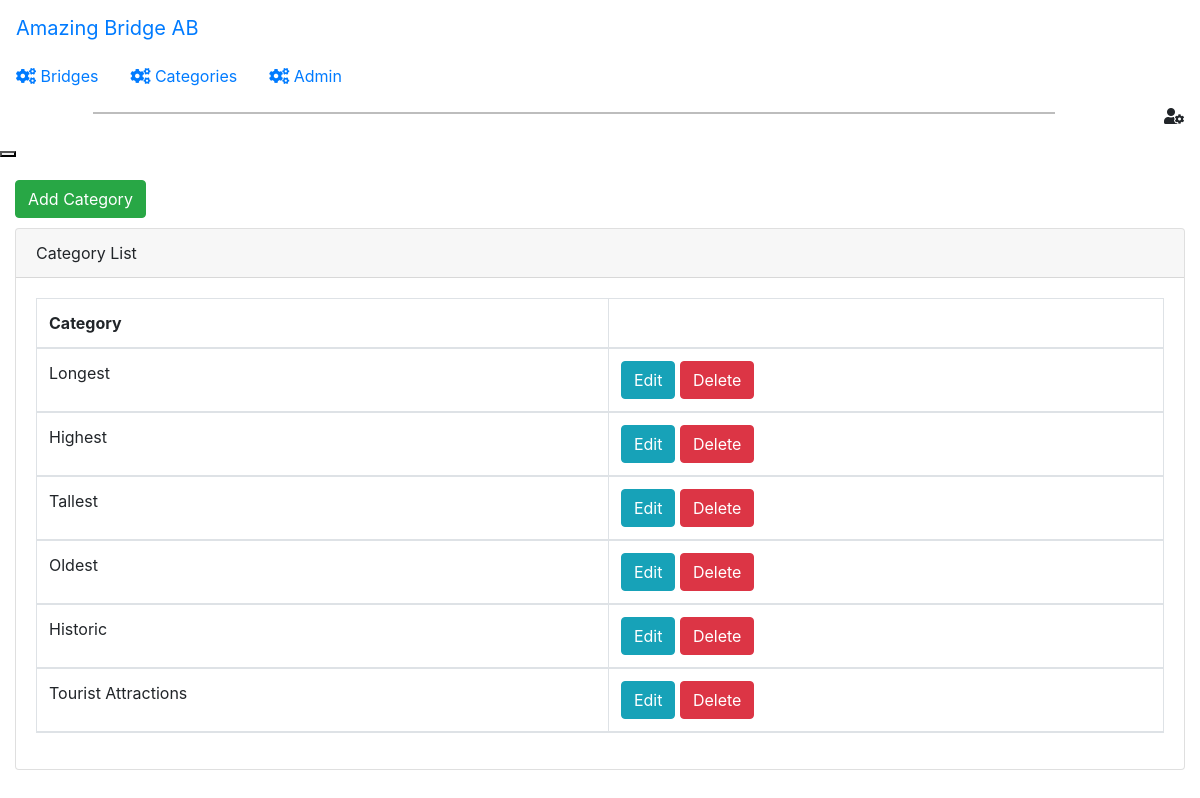
The page /admin_new/indexCategory.php (signed in) on the database its author committed.
### tables this page shows
CREATE TABLE IF NOT EXISTS `categories` (
  `categoryID` int(11) NOT NULL AUTO_INCREMENT,
  `categoryName` varchar(255) NOT NULL,
  PRIMARY KEY (`categoryID`)
);

### lib/database.php (called while the page is built, shortened)
<?php
function db_connect()
{
    $connection = mysqli_connect(DB_SERVER, DB_USER, DB_PASS, DB_NAME);
    return $connection;
}
$db = db_connect();
function confirm_query_result($result)
{
    global $db;
    if ($result) {
        return $result;
    } else {
        echo mysqli_error($db);
        db_disconnect($db);
        exit;
    }
}
function find_all_categories()
{
    global $db;
    $sql = "SELECT * FROM `Categories`";
    $result = mysqli_query($db, $sql);
    return confirm_query_result($result);
}

### admin_new/indexCategory.php (the view, shortened to what this page needs)
<?php
require_once('../lib/database.php');
?>
<!DOCTYPE html>
<html>
<head>
    <link href="https://stackpath.bootstrapcdn.com/bootstrap/4.1.3/css/bootstrap.min.css" rel="stylesheet" />
    <link href="https://use.fontawesome.com/releases/v5.2.0/css/all.css" rel="stylesheet" />
    <link href="https://unpkg.com/@coreui/coreui@2.1.16/dist/css/coreui.min.css" rel="stylesheet" />
</head>
<body class="app header-fixed sidebar-fixed aside-menu-fixed pace-done sidebar-lg-show">
    <?php include('header.php') ?>
    <div class="app-body">
        <?php include('sidebar.php') ?>
        <main class="main">
            <div style="padding-top: 20px" class="container-fluid">
                <div style="margin-bottom: 10px;" class="row">
                    <div class="col-lg-12">
                        <a href="newCategory.php">
                        <button class="btn btn-success">
                            Add Category
                        </button>
                        </a>
                    </div>
                </div>
                <div class="card">
                    <div class="card-header">
                        Category List
                    </div>
                    <div class="card-body">
                        <div class="table-responsive">
                            <table class=" table table-bordered table-striped table-hover datatable datatable-Company">
                                <thead>
                                    <tr>
                                        <th>Category</th>
                                        <th>&nbsp;</th>
                                    </tr>
                                    <?php
                                    $category_set = find_all_categories();
                                    $count = mysqli_num_rows($category_set);
                                    for ($i = 0; $i < $count; $i++) :
                                        $category = mysqli_fetch_assoc($category_set);
                                    ?>
                                        <tr>
                                            <td><?php echo $category['categoryName']; ?></td>
                                            <td>
                                                <a href="editCategory.php?id=<?php echo $category['categoryID'] ?>">
                                                    <button class="btn btn-info">Edit</button>
                                                </a>
                                                <button class="btn btn-danger" data-id="<?php echo $category['categoryID'] ?>" data-toggle="modal" data-target="#deleteCategory" data-keyboard="true">Delete</button>
                                            </td>
                                        </tr>
                                    <?php
                                    endfor;
                                    ?>
                                </thead>
                            </table>
                        </div>
                    </div>
                </div>
            </div>
        </main>
    </div>
</body>
</html>

### rows shown on the page
categories: categoryName "Longest"
categories: categoryName "Highest"
categories: categoryName "Tallest"
categories: categoryName "Oldest"
categories: categoryName "Historic"
categories: categoryName "Tourist Attractions"
